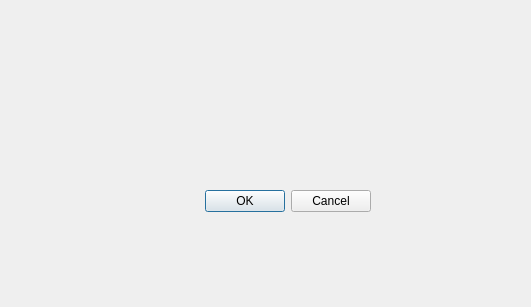
<?xml version="1.0" encoding="UTF-8"?>
<ui version="4.0">
 <class>Dialog</class>
 <widget class="QDialog" name="Dialog">
  <property name="geometry">
   <rect>
    <x>0</x>
    <y>0</y>
    <width>531</width>
    <height>307</height>
   </rect>
  </property>
  <property name="windowTitle">
   <string>Dialog</string>
  </property>
  <widget class="QDialogButtonBox" name="buttonBox">
   <property name="geometry">
    <rect>
     <x>180</x>
     <y>181</y>
     <width>191</width>
     <height>41</height>
    </rect>
   </property>
   <property name="orientation">
    <enum>Qt::Horizontal</enum>
   </property>
   <property name="standardButtons">
    <set>QDialogButtonBox::Cancel|QDialogButtonBox::Ok</set>
   </property>
  </widget>
 </widget>
 <resources/>
 <connections>
  <connection>
   <sender>buttonBox</sender>
   <signal>accepted()</signal>
   <receiver>Dialog</receiver>
   <slot>accept()</slot>
   <hints>
    <hint type="sourcelabel">
     <x>248</x>
     <y>254</y>
    </hint>
    <hint type="destinationlabel">
     <x>157</x>
     <y>274</y>
    </hint>
   </hints>
  </connection>
  <connection>
   <sender>buttonBox</sender>
   <signal>rejected()</signal>
   <receiver>Dialog</receiver>
   <slot>reject()</slot>
   <hints>
    <hint type="sourcelabel">
     <x>316</x>
     <y>260</y>
    </hint>
    <hint type="destinationlabel">
     <x>286</x>
     <y>274</y>
    </hint>
   </hints>
  </connection>
 </connections>
</ui>
